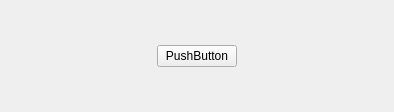
<?xml version="1.0" encoding="UTF-8"?>
<ui version="4.0">
 <class>ButtonGroup</class>
 <widget class="QWidget" name="ButtonGroup">
  <property name="geometry">
   <rect>
    <x>0</x>
    <y>0</y>
    <width>394</width>
    <height>112</height>
   </rect>
  </property>
  <property name="windowTitle">
   <string>Form</string>
  </property>
  <layout class="QHBoxLayout" name="horizontalLayout">
   <property name="spacing">
    <number>0</number>
   </property>
   <property name="leftMargin">
    <number>0</number>
   </property>
   <property name="topMargin">
    <number>0</number>
   </property>
   <property name="rightMargin">
    <number>0</number>
   </property>
   <property name="bottomMargin">
    <number>0</number>
   </property>
   <item>
    <widget class="QStackedWidget" name="stackedWidget">
     <widget class="QWidget" name="startPage">
      <layout class="QHBoxLayout" name="horizontalLayout_2">
       <item>
        <spacer name="horizontalSpacer">
         <property name="orientation">
          <enum>Qt::Horizontal</enum>
         </property>
         <property name="sizeHint" stdset="0">
          <size>
           <width>156</width>
           <height>20</height>
          </size>
         </property>
        </spacer>
       </item>
       <item>
        <widget class="MyButton" name="start">
         <property name="text">
          <string>PushButton</string>
         </property>
        </widget>
       </item>
       <item>
        <spacer name="horizontalSpacer_2">
         <property name="orientation">
          <enum>Qt::Horizontal</enum>
         </property>
         <property name="sizeHint" stdset="0">
          <size>
           <width>156</width>
           <height>20</height>
          </size>
         </property>
        </spacer>
       </item>
      </layout>
     </widget>
     <widget class="QWidget" name="playCardPage">
      <layout class="QHBoxLayout" name="horizontalLayout_3">
       <item>
        <spacer name="horizontalSpacer_3">
         <property name="orientation">
          <enum>Qt::Horizontal</enum>
         </property>
         <property name="sizeHint" stdset="0">
          <size>
           <width>156</width>
           <height>20</height>
          </size>
         </property>
        </spacer>
       </item>
       <item>
        <widget class="MyButton" name="playcard">
         <property name="text">
          <string>PushButton</string>
         </property>
        </widget>
       </item>
       <item>
        <spacer name="horizontalSpacer_4">
         <property name="orientation">
          <enum>Qt::Horizontal</enum>
         </property>
         <property name="sizeHint" stdset="0">
          <size>
           <width>156</width>
           <height>20</height>
          </size>
         </property>
        </spacer>
       </item>
      </layout>
     </widget>
     <widget class="QWidget" name="PassOrPlayPage">
      <layout class="QHBoxLayout" name="horizontalLayout_4">
       <item>
        <spacer name="horizontalSpacer_5">
         <property name="orientation">
          <enum>Qt::Horizontal</enum>
         </property>
         <property name="sizeHint" stdset="0">
          <size>
           <width>82</width>
           <height>20</height>
          </size>
         </property>
        </spacer>
       </item>
       <item>
        <widget class="MyButton" name="pass">
         <property name="text">
          <string>PushButton</string>
         </property>
        </widget>
       </item>
       <item>
        <spacer name="horizontalSpacer_6">
         <property name="orientation">
          <enum>Qt::Horizontal</enum>
         </property>
         <property name="sizeHint" stdset="0">
          <size>
           <width>81</width>
           <height>20</height>
          </size>
         </property>
        </spacer>
       </item>
       <item>
        <widget class="MyButton" name="playcard1">
         <property name="text">
          <string>PushButton</string>
         </property>
        </widget>
       </item>
       <item>
        <spacer name="horizontalSpacer_7">
         <property name="orientation">
          <enum>Qt::Horizontal</enum>
         </property>
         <property name="sizeHint" stdset="0">
          <size>
           <width>82</width>
           <height>20</height>
          </size>
         </property>
        </spacer>
       </item>
      </layout>
     </widget>
     <widget class="QWidget" name="callorPage">
      <layout class="QHBoxLayout" name="horizontalLayout_5">
       <item>
        <spacer name="horizontalSpacer_8">
         <property name="orientation">
          <enum>Qt::Horizontal</enum>
         </property>
         <property name="sizeHint" stdset="0">
          <size>
           <width>41</width>
           <height>20</height>
          </size>
         </property>
        </spacer>
       </item>
       <item>
        <widget class="MyButton" name="giveup">
         <property name="text">
          <string>PushButton</string>
         </property>
        </widget>
       </item>
       <item>
        <spacer name="horizontalSpacer_9">
         <property name="orientation">
          <enum>Qt::Horizontal</enum>
         </property>
         <property name="sizeType">
          <enum>QSizePolicy::Fixed</enum>
         </property>
         <property name="sizeHint" stdset="0">
          <size>
           <width>10</width>
           <height>20</height>
          </size>
         </property>
        </spacer>
       </item>
       <item>
        <widget class="MyButton" name="oneScore">
         <property name="text">
          <string>PushButton</string>
         </property>
        </widget>
       </item>
       <item>
        <spacer name="horizontalSpacer_10">
         <property name="orientation">
          <enum>Qt::Horizontal</enum>
         </property>
         <property name="sizeType">
          <enum>QSizePolicy::Fixed</enum>
         </property>
         <property name="sizeHint" stdset="0">
          <size>
           <width>10</width>
           <height>20</height>
          </size>
         </property>
        </spacer>
       </item>
       <item>
        <widget class="MyButton" name="twoScore">
         <property name="text">
          <string>PushButton</string>
         </property>
        </widget>
       </item>
       <item>
        <spacer name="horizontalSpacer_11">
         <property name="orientation">
          <enum>Qt::Horizontal</enum>
         </property>
         <property name="sizeType">
          <enum>QSizePolicy::Fixed</enum>
         </property>
         <property name="sizeHint" stdset="0">
          <size>
           <width>10</width>
           <height>20</height>
          </size>
         </property>
        </spacer>
       </item>
       <item>
        <widget class="MyButton" name="threeScore">
         <property name="text">
          <string>PushButton</string>
         </property>
        </widget>
       </item>
       <item>
        <spacer name="horizontalSpacer_12">
         <property name="orientation">
          <enum>Qt::Horizontal</enum>
         </property>
         <property name="sizeHint" stdset="0">
          <size>
           <width>40</width>
           <height>20</height>
          </size>
         </property>
        </spacer>
       </item>
      </layout>
     </widget>
     <widget class="QWidget" name="nullPage"/>
    </widget>
   </item>
  </layout>
 </widget>
 <customwidgets>
  <customwidget>
   <class>MyButton</class>
   <extends>QPushButton</extends>
   <header>mybutton.h</header>
  </customwidget>
 </customwidgets>
 <resources/>
 <connections/>
</ui>
